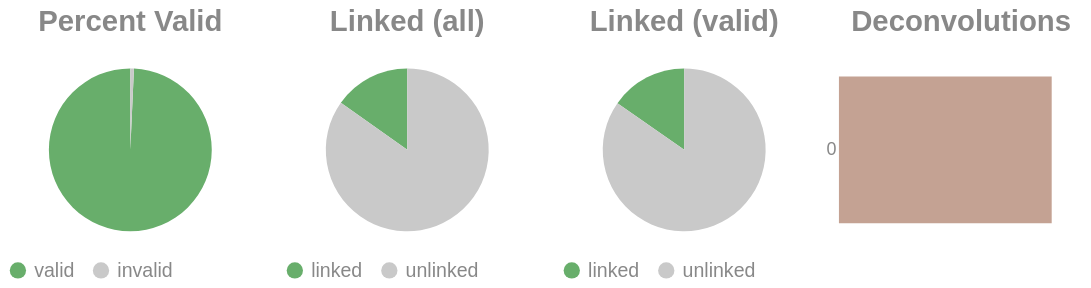

The cell this chart's notebook holds for it:
### Code cell
if SKIPLR:
    pass
else:
    clash = Counter()
    for i in valids['molecule'].to_list():
        _mol = i.split("-")
        if len(_mol) == 1:
            clash.update('0')
        else:
            clash.update(_mol[-1])

    _d = {"deconvolutions": [], 'count': []}
    for k,v in clash.items():
        _d['deconvolutions'].append(k)
        _d['count'].append(v)

    tot_valid = valids['reads'].sum()
    mask = valids['reads'] >= 2
    n_linked_reads = valids.filter(mask)['reads'].sum()
    if n_linked_reads == 0:
        print_html("No linked molecules (>=2 reads) were detected; skipping linked-only distributions.")
        SKIPLR = True
    else:
        perc_valid = round(tot_valid / n_reads, 4)
        linked_perc_abs = round(n_linked_reads / n_reads, 4)
        linked_perc = round(n_linked_reads / tot_valid, 4)

    _valid = pl.DataFrame({"valids": ['valid', 'invalid'], "count": [tot_valid, n_reads - tot_valid]})
    _linked_abs = pl.DataFrame({"linked (absolute)": ['linked', 'unlinked'], "count": [n_linked_reads, n_reads - n_linked_reads]})
    _linked_rel = pl.DataFrame({"linked (valids)": ['linked', 'unlinked'], "count": [n_linked_reads, tot_valid - n_linked_reads]})

    (
        alt.hconcat(
            piechart(_valid, goodval = 'valid', title = "Percent Valid"),
            piechart(_linked_abs, goodval = "linked", title =  "Linked (all)"),
            piechart(_linked_rel, goodval = "linked", title =  "Linked (valid)"),
            convolutionbar(pl.DataFrame(_d), title = "Deconvolutions"),
            center = True,
            bounds = 'flush'
        )
        .resolve_scale(color='independent')
        .resolve_legend('independent')
        .properties(usermeta={'embedOptions': {"actions": False}})
    ).display()

### Figure 1 — Vega-Lite specification as saved in the notebook (floating-point values rounded to 4 significant figures)
{"width": "container", "height": 400, "config": {"title": {"anchor": "start", "dy": -15, "fontSize": 18, "color": "#888888", "subtitleColor": "#888888", "subtitleFontSize": 14}, "arc": {"fill": "#0072B2"}, "axis": {"domainColor": "#888888", "domainWidth": 0.5, "gridWidth": 0.2, "grid": false, "titleFontWeight": 400, "titleFontSize": 15, "labelFontSize": 11, "labelColor": "#888888", "tickColor": "#888888", "tickWidth": 0.2, "titleColor": "#888888"}, "axisBand": {"grid": false}, "axisX": {"grid": true, "tickSize": 10, "domainCap": "round"}, "axisY": {"domain": false, "grid": true, "tickSize": 0, "domainCap": "round"}, "background": "transparent", "header": {"labelFontSize": 15, "labelColor": "#888888", "titleFontSize": 15, "titleFontWeight": 600, "titleColor": "#888888"}, "legend": {"labelFont": "sans-serif", "labelFontSize": 12, "labelColor": "#888888", "symbolSize": 100, "symbolType": "circle", "titleFontSize": 12, "titlePadding": 10, "titleColor": "#888888", "title": null}, "range": {"category": ["#E69F00", "#56B4E9", "#009E73", "#F0E442", "#0072B2", "#D55E00", "#CC79A7", "#000000"], "diverging": ["#cfe8f3", "#a2d4ec", "#73bfe2", "#46abdb", "#1696d2", "#12719e"]}, "area": {"fill": "#0072B2", "fillOpacity": 0.7, "line": true, "strokeOpacity": 0.7}, "line": {"color": "#0072B2", "stroke": "#0072B2", "strokeWidth": 2}, "trail": {"color": "#0072B2", "stroke": "#0072B2", "strokeWidth": 0, "size": 1}, "point": {"filled": true, "fillOpacity": 1.0, "size": 95}, "text": {"color": "#888888", "fontSize": 11, "align": "right", "fontWeight": 400, "size": 11}, "bar": {"fill": "#0072B2", "stroke": null}, "view": {"stroke": null, "continuousWidth": 660, "continuousHeight": 400}}, "hconcat": [{"data": {"name": "data-f014f36d16be61a79537d7ff03950e89"}, "mark": {"type": "arc"}, "encoding": {"color": {"field": "valids", "legend": {"orient": "bottom", "title": null}, "scale": {"domain": ["valid", "invalid"], "range": ["#68ae6b", "#C9C9C9"]}, "title": "Valids", "type": "nominal"}, "theta": {"field": "count", "type": "quantitative"}, "tooltip": [{"field": "valids", "title": "Valids", "type": "ordinal"}, {"field": "percent", "format": ".2%", "title": "Percent", "type": "quantitative"}, {"field": "count", "title": "Count", "type": "quantitative"}]}, "height": 100, "title": {"text": "Percent Valid", "align": "center", "anchor": "middle"}, "transform": [{"calculate": "datum.count / 3348057", "as": "percent"}], "width": 150}, {"data": {"name": "data-b3c87560695822f465ce757e17027ddb"}, "mark": {"type": "arc"}, "encoding": {"color": {"field": "linked (absolute)", "legend": {"orient": "bottom", "title": null}, "scale": {"domain": ["linked", "unlinked"], "range": ["#68ae6b", "#C9C9C9"]}, "title": "Linked (Absolute)", "type": "nominal"}, "theta": {"field": "count", "type": "quantitative"}, "tooltip": [{"field": "linked (absolute)", "title": "Linked (Absolute)", "type": "ordinal"}, {"field": "percent", "format": ".2%", "title": "Percent", "type": "quantitative"}, {"field": "count", "title": "Count", "type": "quantitative"}]}, "height": 100, "title": {"text": "Linked (all)", "align": "center", "anchor": "middle"}, "transform": [{"calculate": "datum.count / 3348057", "as": "percent"}], "width": 150}, {"data": {"name": "data-70928a2fbfd0f7ab81cd8f03da39842c"}, "mark": {"type": "arc"}, "encoding": {"color": {"field": "linked (valids)", "legend": {"orient": "bottom", "title": null}, "scale": {"domain": ["linked", "unlinked"], "range": ["#68ae6b", "#C9C9C9"]}, "title": "Linked (Valids)", "type": "nominal"}, "theta": {"field": "count", "type": "quantitative"}, "tooltip": [{"field": "linked (valids)", "title": "Linked (Valids)", "type": "ordinal"}, {"field": "percent", "format": ".2%", "title": "Percent", "type": "quantitative"}, {"field": "count", "title": "Count", "type": "quantitative"}]}, "height": 100, "title": {"text": "Linked (valid)", "align": "center", "anchor": "middle"}, "transform": [{"calculate": "datum.count / 3324225", "as": "percent"}], "width": 150}, {"data": {"name": "data-4753bc5bb7ce19f3ff24bb51b4ec2458"}, "mark": {"type": "bar"}, "encoding": {"color": {"field": "deconvolutions", "legend": null, "scale": {"scheme": "lightgreyred"}, "type": "nominal"}, "tooltip": [{"field": "deconvolutions", "title": "Deconvolutions", "type": "ordinal"}, {"field": "percent", "format": ".2%", "title": "Percent", "type": "quantitative"}, {"field": "count", "title": "Count", "type": "quantitative"}], "x": {"axis": null, "field": "count", "type": "quantitative"}, "y": {"field": "deconvolutions", "sort": "ascending", "title": null, "type": "nominal"}}, "height": 100, "title": {"text": "Deconvolutions", "align": "center", "anchor": "middle"}, "transform": [{"calculate": "datum.count / 3047599", "as": "percent"}], "width": 150}], "bounds": "flush", "center": true, "resolve": {"legend": {"angle": "independent"}, "scale": {"color": "independent"}}, "usermeta": {"embedOptions": {"actions": false}}, "$schema": "https://vega.github.io/schema/vega-lite/v6.1.0.json", "datasets": {"data-f014f36d16be61a79537d7ff03950e89": [{"valids": "valid", "count": 3324225}, {"valids": "invalid", "count": 23832}], "data-b3c87560695822f465ce757e17027ddb": [{"linked (absolute)": "linked", "count": 507959}, {"linked (absolute)": "unlinked", "count": 2840098}], "data-70928a2fbfd0f7ab81cd8f03da39842c": [{"linked (valids)": "linked", "count": 507959}, {"linked (valids)": "unlinked", "count": 2816266}], "data-4753bc5bb7ce19f3ff24bb51b4ec2458": [{"deconvolutions": "0", "count": 3047599}]}}
